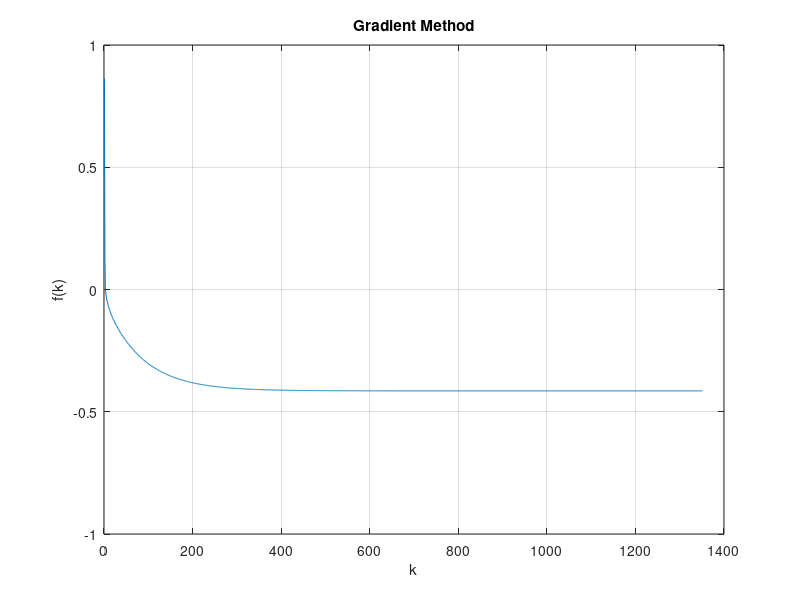

MATLAB code to generate this figure:
m=input('Enter the size of the matrix\n');
n=input('Enter the size of the matrix\n');
x = rand(m,n);
a = 1;
b = -1;
for i = 1:m
    for j = 1:n
       H(i,j) = a + (b - a)*x(i,j);
    end
end
q = 1;
z = rand(m,q);
for i = 1:m
    for j = 1:q
       Z(i,j) = a + (b - a)*z(i,j);
    end
end
C = rand(1,1);

A = H' * H;
b = (Z' * H)';

X = zeros(n,1);
X(:,1) = rand(n,1);
r = zeros(n,1);
r(:,1)= b - A*X(:,1);

j=1;
while j>0
    alpha = (r(:,j)'*r(:,j))/(r(:,j)'*A*r(:,j));
    X(:,j+1) = X(:,j) + alpha*r(:,j);
    if ((r(:,j)'*r(:,j))<= 10^-9)
        break;
    end
    r(:,j+1) = r(:,j) - alpha*A*r(:,j);
    j=j+1;
end
f = zeros(1);
f(:,1) = 1/2*(X(:,1)'*A*X(:,1)) - (b'*X(:,1)) + C;
i = 1;
while i>0
    i=i+1;
    f(:,i) = 1/2*(X(:,i)'*A*X(:,i)) - (b'*X(:,i)) + C;
    if(i>j)
        break;
    end
end
figure
if m>10
    p = zeros(1);
    for w = 1 : 10
        p(:,w) = f(:,w);
    end
    plot(p);
    xlabel('k');
    ylabel('f(k)');
    title('Enhanced plot for Gradient Method');
    grid on;
    figure
    plot(f);
    xlabel('k');
    ylabel('f(k)');
    title('Gradient Method');
    grid on;   
else
    plot(f);
    xlabel('k');
    ylabel('f(k)');
    title('Gradient Method');
    grid on;
    fprintf('Gradient Algorithm\n');
    disp(X);
    fprintf('Gradient f(x)\n');
    disp(f);
end
